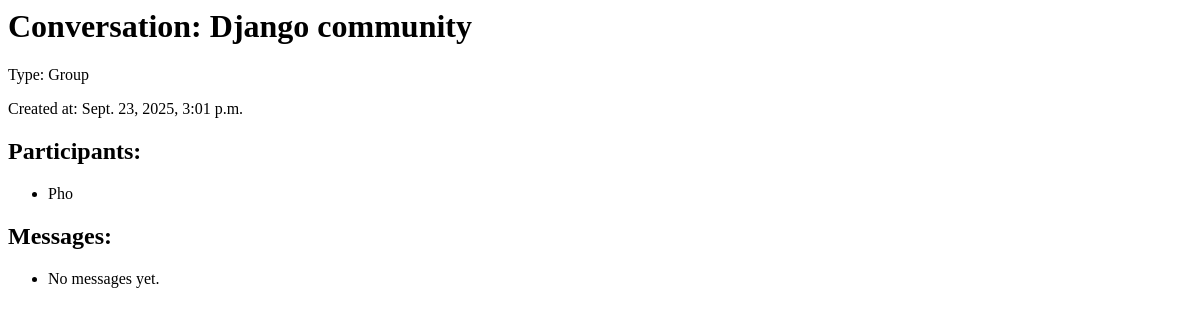
Before: /chatting/1/ (signed in) with the older database file.
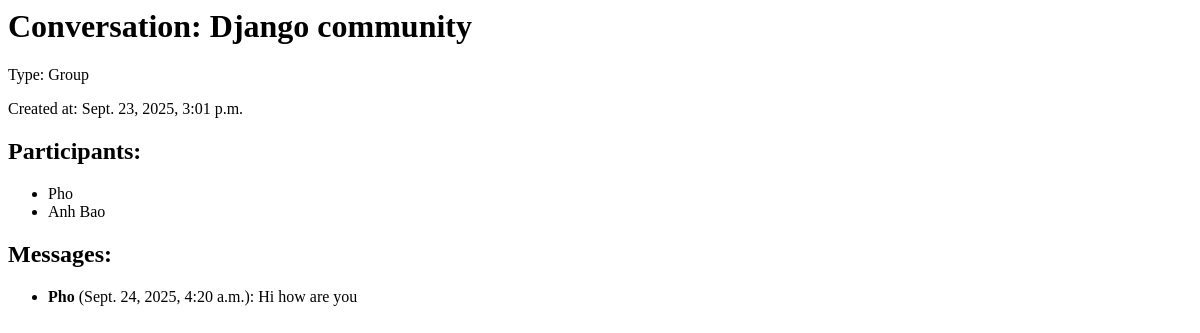
After: the same page with the newer database file.
### chatting/models.py (models this page shows, shortened)
class Conversation(models.Model):
    name = models.CharField(max_length=50, blank=True)
    created_at = models.DateTimeField(_("Created at"), auto_now_add=True)
    type = models.CharField(max_length=50, choices = [("Direct", "direct"), ("Group", "group")], null=True, blank=True)
    participants = models.ManyToManyField(
        "User",
        through="Participant",
        related_name="conversations"
    )

class User(models.Model):
    name = models.CharField(max_length=20)
    created_at = models.DateTimeField(_("Created at"), auto_now_add=True)

class Message(models.Model):
    conversation = models.ForeignKey(Conversation, on_delete=models.CASCADE, related_name="messages")
    sender = models.ForeignKey(User, on_delete=models.CASCADE, related_name="messages")
    content = models.TextField()
    created_at = models.DateTimeField(auto_now_add=True)

### chatting/views.py (the view)
# urls.py: path("<int:pk>/", views.ConversationView.as_view(), name = "conversation"),
class ConversationView(LoginRequiredMixin, generic.DetailView):
    model = Conversation
    template_name = "chatting/conversation.html"
    def get_context_data(self, **kwargs):
        context =  super().get_context_data(**kwargs)
        conversation = self.get_object()
        context["participants"] = conversation.participants.all()
        context["messages"] = conversation.messages.order_by("-created_at")[:10]
        return context

### chatting/templates/chatting/conversation.html
<h1>Conversation: {{ object.name }}</h1>
<p>Type: {{ object.type }}</p>
<p>Created at: {{ object.created_at }}</p>
<h2>Participants:</h2>
<ul>
  {% for user in participants %}
    <li>{{ user.name }}</li>
  {% empty %}
    <li>No participants yet.</li>
  {% endfor %}
</ul>
<h2>Messages:</h2>
<ul>
  {% for msg in messages %}
    <li><b>{{ msg.sender.name }}</b> ({{ msg.created_at }}): {{ msg.content }}</li>
  {% empty %}
    <li>No messages yet.</li>
  {% endfor %}
</ul>

Changed rows visible on the page:
added User: name "Anh Bao"
added Message: sender.name "Pho", created_at "Sept. 24, 2025, 4:20 a.m.", content "Hi how are you"
Other visible differences:
text no longer shown: "No messages yet."
